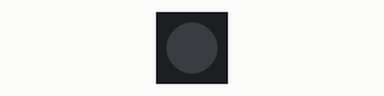
Simulated run of this sketch. Board: Arduino Mega 2560, built with avr-gcc and run on an emulated ATmega2560. Shown: 1 RGB LEDs in strip order, left to right. Dim RGB values are drawn brighter than linear; what the sketch prints to the serial monitor is not drawn.

Above: at 1.4 s.
At 4.0 s:
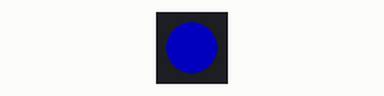
Timing chart, 0 to 6.9 s (numbered marks = the images above):
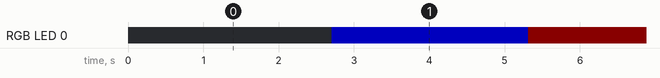

The sketch:

UART_Radar_SIM.ino
```cpp
/*
NRA24 millimeter wave radar

NRA24 is compact K-band radar altimeter developed by Hunan Nanoradar Science and
Technology Co., Ltd. It adopts 24GHz-ISM frequency band, with the advantages of 2cm
measuring accuracy, small size, high sensitivity, light weight, easy integration and stable
performance, which satisfies the application requirements in unmanned aircraft system (UAS),
helicopters, small airships and other field.

AA AA 0C 07 01 B8 05 4E 2D 02 BE F9 55 55  <- I receive...
AA AA 0C 07 01 D8 05 4E 2D 02 BE 19 55 55  <- I receive...
AA AA 0C 07 01 44 05 4E 2D 02 BE 85 55 55  <- I receive...
AA AA 0C 07 01 70 05 4E 2D 02 BE B1 55 55  <- I receive...
AA AA 0C 07 01 8C 05 4E 2D 02 BE CD 55 55  <- I receive...
AA AA 0C 07 01 CC 05 4E 2D 02 BE 0D 55 55  <- I receive...
AA AA 0C 07 01 30 05 4E 2D 02 BE 71 55 55  <- I receive...

*/

// Must be before any includes
#undef USB_MANUFACTURER
#undef USB_PRODUCT

#define USB_MANUFACTURER "9Tek"
#define USB_PRODUCT      "Radar_v1"
#define USB_SERIAL       "Radar001"   // optional

//#include <Arduino.h>

#include <Adafruit_NeoPixel.h> // LED controller...

#undef DEBUG
#define SIMULATE

String inputString = "";  // a String to hold incoming data
String outputString = "";
bool stringComplete = false;  // whether the string is complete

uint8_t command[] = {
  0xAA, 0xAA,
  0x00, 0x02,
  0x02, 0x00, 0x00, 0x00, 0x00, 0x00, 0x00,
  0x00,
  0x55, 0x55
};

uint8_t commandStatus[] = {
  0xAA, 0xAA,                                // Header
  0x00, 0x02,                                // Command
  0x00, 0x00, 0x00, 0x00, 0x00, 0x00, 0x00,  // Payload
  0x00,                                      // Checksum or reserved
  0x55, 0x55                                 // Footer
};

byte myData[] = {0xAA, 0xAA, 0x0C, 0x07,   0x01, 0xA0, 0x1, 0x01, 0x01, 0x01, 0x01, 0x71,   0x55, 0x55};

int Power = 11;
int PIN  = 12;
#define NUMPIXELS 1
Adafruit_NeoPixel pixels(NUMPIXELS, PIN, NEO_GRB + NEO_KHZ800);

void setup() {
  pixels.begin();
  pinMode(Power,OUTPUT);
  digitalWrite(Power, HIGH);
  digitalWrite(LED_BUILTIN, HIGH);  // turn the LED on (HIGH is the voltage level)
  pixels.setPixelColor(0, pixels.Color(0, 0, 0));
  pixels.show();

  //initialize serial:
  Serial.begin(115200);
  Serial1.begin(115200, SERIAL_8N1);

#ifdef DEBUG
  while (!Serial) {
    ;  // wait for serial port to connect. Needed for native USB
  }
#else
  for(int x = 0; x < 50; x++){
    delay(100);
    if(Serial) break;
  }
#endif

  // reserve 200 bytes for the inputString:
  inputString.reserve(200);

  Serial.println("Booting...\n");
  sendCommand(command);

}

void calculatePayloadChecksum(uint8_t *data) {
  uint16_t sum = 0;
  for (int i = 4; i < 4 + 7; i++) {
    sum += data[i];
  }
  data[11] = (uint8_t)(sum & 0xFF);
}

void sendCommand(uint8_t *cmd) {

  char buff[10];
//  calculatePayloadChecksum(cmd);
  for (int i =0; i < 14; i++) {
    sprintf(buff, "%.2X ", cmd[i]);
    Serial.print(buff);
  }
  Serial.write(" <- I send...\n");

  Serial1.write(cmd, sizeof(command));
}

void loop()
{
  static int pos = 0;
  int i=0;
  char buff[50];
  static bool l_toggle=true;
  static unsigned int l_sleep = 0;
  static bool connected = false;

#ifdef SIMULATE
  delay(50);

  myData[4+3]+=16;
  if(myData[4+3] == 1) myData[4+2]++;
  if(myData[4+2] > 40) myData[4+2]=0;

  myData[4+6]+=4;
  if(myData[4+6] == 1) myData[4+5]++;
  if(myData[4+5] > 10) myData[4+5]=0;

  outputString= String((const char*)myData);
  stringComplete = true;
#endif

//-----------------------------------------
#ifdef SIMULATE
  if(l_sleep++ > 50)
#else
  if(l_sleep++ > 50000)
#endif
  {
    l_sleep = 0;
    pixels.clear();

    if(l_toggle == false)
    {
      l_toggle = true;
      pixels.setPixelColor(0, pixels.Color(10, 0, 0));
    }else
    {
      l_toggle = false;
      digitalWrite(LED_BUILTIN, HIGH);  // turn the LED on (HIGH is the voltage level)

      if(connected){
        pixels.setPixelColor(0, pixels.Color(0, 80, 0));
        connected = false;
      }
      else{
        pixels.setPixelColor(0, pixels.Color(0, 0, 80));
      }
    }
    pixels.show();
  }

//-----------------------------------------
  // print the string when a newline arrives:
  if (stringComplete) {
    if(outputString[0] == 0xAA && outputString[1] == 0xAA && outputString[2] == 0x0C && outputString[3] == 0x07)
    {
      connected = true;
      /*
      for (int i = 4; i < outputString.length() - 3; i++) {
        char c = outputString[i];
        sprintf(buff, "%.2X ", c);
        Serial.print(buff);
      }
        Serial.print("\n");
      */
      char index = outputString[4+0];
      char tmp = outputString[4+1];
      float section = (((float)tmp*0.5)-50.0)/100.0;
//      float section = ((float)outputString[4+1]*0.5)-50.0;
      float VrelH   = ((float)outputString[4+2]*256.0 + (float)outputString[4+3])*0.006;
      float range    =((float)outputString[4+5]*256.0 + (float)outputString[4+6])*0.05; //-35;

      sprintf(buff, "%f,%f,%f\n",section,VrelH,range);
//      sprintf(buff, "\t%d\t%f\t%f\t%f  <- I receive...\n", index,section,range,VrelH);
      Serial.print(buff);
    }
    // clear the string:
    outputString = "";
    stringComplete = false;
  }

  while (Serial1.available()) {
    char inChar = (char)Serial1.read();
    inputString += inChar;

    if (pos == 0 && inChar == 0x55) {
      pos = 1;
    } else if (pos == 1 && inChar == 0x55) {
        pos = 0;
        stringComplete = true;
        outputString = inputString;
        inputString = "";
    } else{
        pos = 0;
    }

  }
//#else
}
```

Measured:
- by itself, RGB LED 0: alternates RGB(10, 0, 0) for 2.6 s and RGB(0, 0, 80) for 2.6 s
